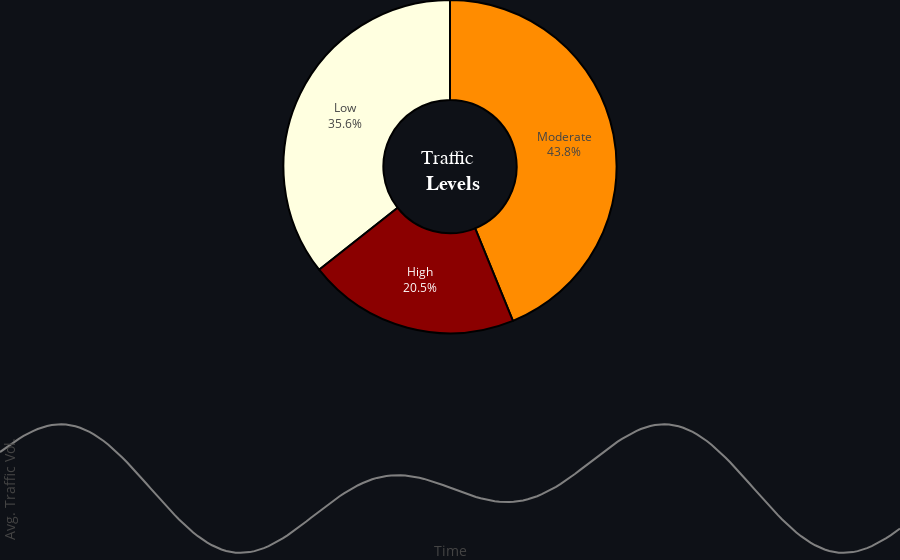

Notebook cell for this chart:
### Code cell
sideplot

### Figure 1 — Plotly figure (JSON) as saved in the notebook; plotly's stock layout.template omitted (floating-point values rounded to 4 significant figures; data arrays with more than 128 entries replaced by an {"elided": "..."} marker saying what was removed)
{"data": [{"domain": {"x": [0, 1], "y": [0.405, 1]}, "hole": 0.4, "hoverinfo": "label+value+name", "labels": ["Moderate", "Low", "High"], "marker": {"colors": ["darkorange", "lightyellow", "darkred"], "line": {"color": "#000000", "width": 2}}, "textinfo": "percent+label", "title": {"font": {"color": "white", "family": "Arial, sans-serif", "size": 20}, "text": "Traffic <br> <b>Levels</b>"}, "type": "pie", "values": [64, 52, 30]}, {"marker": {"color": "grey"}, "mode": "lines", "name": "Historical Traffic", "type": "scatter", "x": {"elided": "288 str values"}, "xaxis": "x", "y": {"elided": "192 float values"}, "yaxis": "y"}], "layout": {"autosize": true, "margin": {"b": 0, "l": 0, "r": 0, "t": 0}, "paper_bgcolor": "#0e1117", "plot_bgcolor": "#0e1117", "showlegend": false, "title": {"text": "PE"}, "xaxis": {"anchor": "y", "domain": [0, 1], "showgrid": false, "title": {"text": "Time"}}, "yaxis": {"anchor": "x", "domain": [0, 0.255], "showgrid": false, "title": {"text": "Avg. Traffic Vol."}}}}
